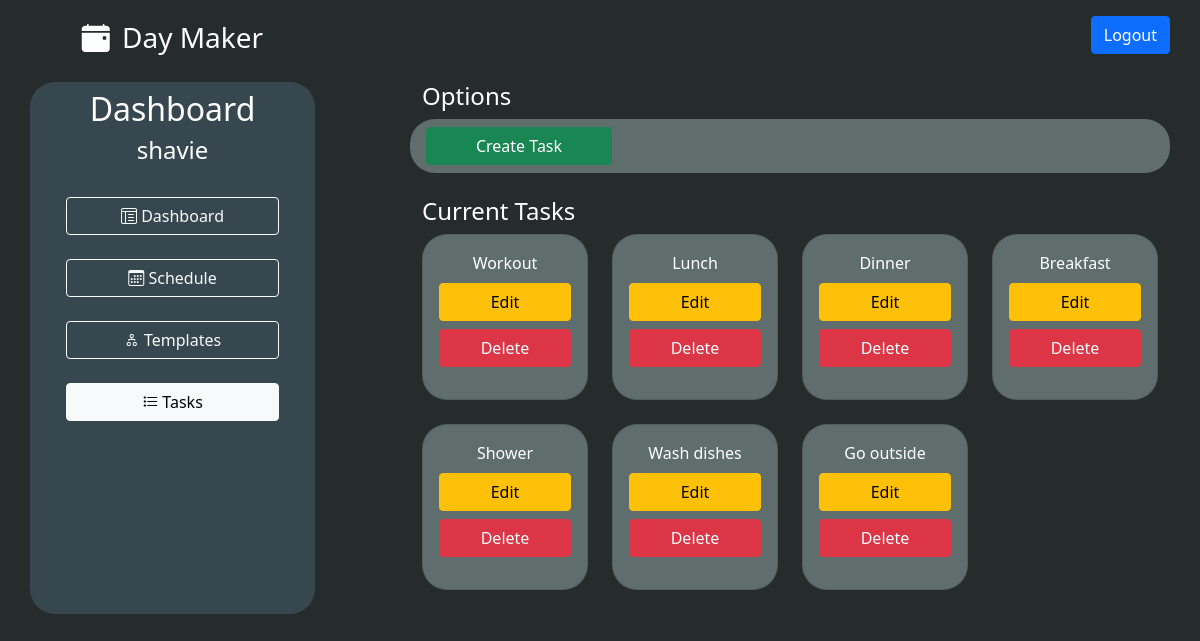
/tasks (signed in), run on an earlier commit of the app's database.
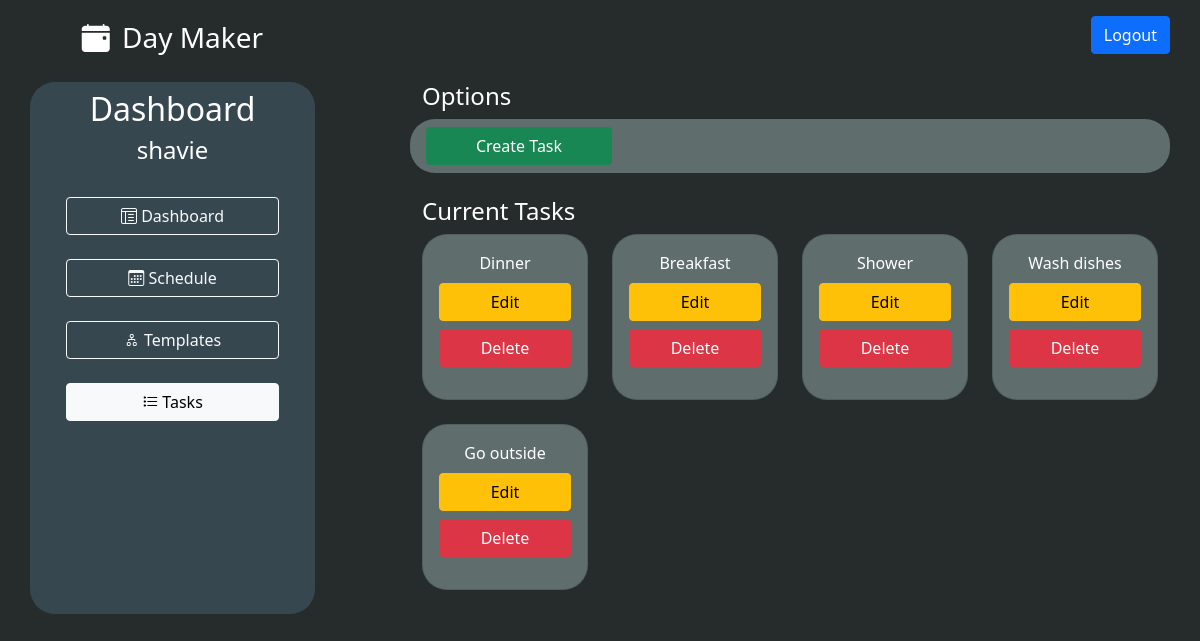
And on a later commit of the database.
### models.py (models this page shows)
class Task(db.Model):
    id = db.Column(db.Integer, primary_key = True)
    title = db.Column(db.String(50), index = True)
    user_id = db.Column(db.Integer, db.ForeignKey('user.id'))
    todos = db.relationship('Todo', lazy='dynamic', cascade='all, delete, delete-orphan')

### routes.py (the view)
@app.route('/tasks', methods=['GET', 'POST'])
@login_required
def tasks():
    form = TaskForm()
    EditForm = EditTaskForm()
    if form.validate_on_submit():
      task = Task(title=form.title.data, user_id=current_user.id)
      db.session.add(task)
      db.session.commit()
      flash('Task successfully added')
      return redirect(url_for('tasks'))
    return render_template('view_tasks.html', form=form, EditForm=EditForm)

### routes.py (called while the page is built)
@login_manager.user_loader
def load_user(id):
    return User.query.get(int(id))

### templates/view_tasks.html (shortened to what this page needs)
{% extends 'base.html' %}
{% block content %}
    <div class="container h-100">
      <div class="row justify-content-between mt-4">
        <div class="d-none d-lg-block col-md-3 col-lg-3 text-white day-primary curved">
            <h2 class="mt-2 text-center">Dashboard</h2>
            <h4 class="mt-2 text-center">{{current_user.username}}</h2>
            <div class="row gap-1 justify-content-center">
              <div class="col-10">
                <h4 class="mt-4"><a href="{{ url_for('dashboard')}}" class="btn btn-outline-light w-100"><i class="bi bi-layout-text-window-reverse"></i> Dashboard</a></h4>
                <h4 class="mt-4"><a href="{{ url_for('schedule')}}" class="btn btn-outline-light w-100"><i class="bi bi-calendar3"></i> Schedule</a></h4>
                <h4 class="mt-4"><a href="{{ url_for('templates')}}" class="btn btn-outline-light w-100"><i class="bi bi-diagram-2"></i> Templates</a></h4>
                <h4 class="mt-4"><a href="{{ url_for('tasks')}}" class="btn btn-outline-light active w-100"><i class="bi bi-list-task"></i> Tasks</a></h4>
              </div>
            </div>
        </div>
        <div class="col-md-12 col-lg-8">
            <h4 class="text-white">Options</h4>
                <div class="row day-secondary curved p-2 justify-content-around justify-content-md-start">
                      <a class="btn btn-success col-10 col-md-3 ms-md-2" data-bs-toggle="collapse" href="#taskForm" role="button" aria-expanded="false" aria-controls="taskForm">Create Task</a>
                </div>
                <h4 class="text-white mt-4">Current Tasks</h4>
                <div class="row ">
                    {% for task in current_user.tasks %}
                    <div class="col-6 col-md-3 mb-4">
                        <div class="card day-secondary curved">
                            <div class="card-body">
                                <div class="text-center text-white card-title">{{ task.title }}</div>
                                <p class="d-grid">
                                    <a class="btn btn-warning" data-bs-toggle="collapse" href="#taskForm{{ task.id }}" role="button" aria-expanded="false" aria-controls="templateForm">Edit</a>
                                    <a class="btn btn-danger mt-2" href="{{ url_for('delete_task', task_title=task.title) }}" >Delete</a>
                                </p>
                            </div>
                        </div>
                    </div>
                    {% endfor %}
                </div>
            </div>
        </div>
    </div>
{% endblock %}

What changed in the data, as far as the page shows it:
removed Task: title "Workout"
removed Task: title "Lunch"
